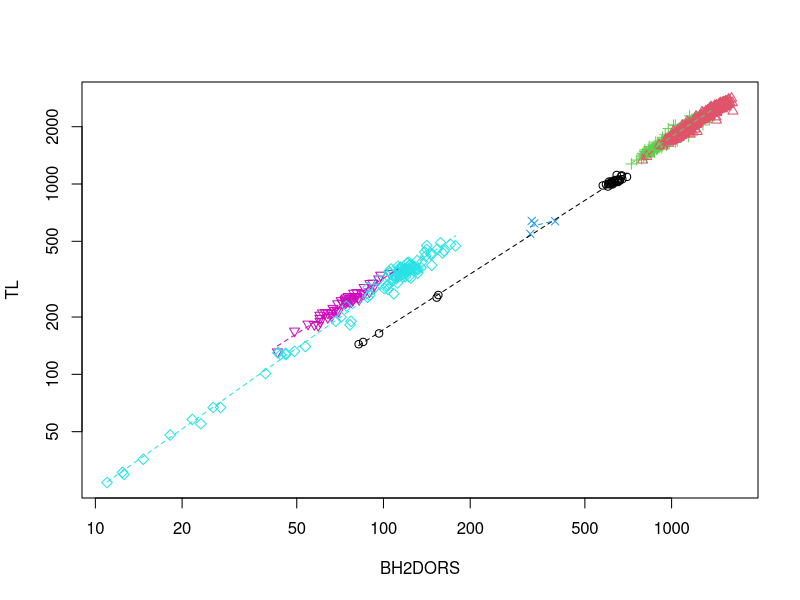

Write the R code that produced this figure.
# quick plot of TL and BHDORS

ttu <- read.table("ttgraph.csv", header = TRUE, sep = ',')
gma <- read.table("gma_scirepwhalesresinstno32_1980.csv", header = TRUE, sep = ',')
cma <- read.table("ross_et_al_1975_caperea.csv", header = TRUE, sep = ',')
bph <- read.table("testbp.csv", header = TRUE, sep = ',')
bmu <- read.table("testbm.csv", header = TRUE, sep = ',')
bba <- read.table("bba_SC01089-132.csv", header = TRUE, sep = ',')

#ttu in cm
#gma in cm
#cma TL in cm everything else in percentages

TL 		<- vector()
BH2DORS <- vector()
sp 		<- vector()
sex 	<- vector()

#ttu
TL 		<- c(TL, ttu$TL)
BH2DORS <- c(BH2DORS, ttu$BH2DORS)
sp 		<- c(sp, rep("ttu", nrow(ttu)))
sex 	<- c(sex, rep(NA, nrow(ttu)))

#gma
TL 		<- c(TL, gma$TL)
gma$NOTCH2DORS <- sqrt(gma$NOTCH2APEXDORS^2 - gma$HDORS^2)
gma$BH2DORS <- gma$TL - gma$ROSTBH - gma$NOTCH2DORS
BH2DORS <- c(BH2DORS, gma$BH2DORS)
sp 		<- c(sp, rep("gma", nrow(gma)))
sex 	<- c(sex, rep(gma$sex, nrow(gma)))

#cma
cma[, 4:ncol(cma)] <- cma[, 4:ncol(cma)]*cma$TL / 100
TL 		<- c(TL, cma$TL)
cma$BH2DORS <- cma$TL - cma$ROST2BH - cma$NOTCH2DORS 
BH2DORS <- c(BH2DORS, cma$BH2DORS)
sp 		<- c(sp, rep("cma", nrow(cma)))
sex 	<- c(sex, rep(cma$sex, nrow(cma)))

#bph
TL 		<- c(TL, bph$TL*100)
bph$BH2DORS <- bph$TL - bph$ROSTBH - bph$NOTCHTOFIN 
BH2DORS <- c(BH2DORS, bph$BH2DORS*100)
sp 		<- c(sp, rep("bph", nrow(bph)))
sex 	<- c(sex, rep(bph$sex, nrow(bph)))


#bmu
TL 		<- c(TL, bmu$TL*100)
bmu$BH2DORS <- bmu$TL - bmu$ROSTBH - bmu$NOTCHTOFIN 
BH2DORS <- c(BH2DORS, bmu$BH2DORS*100)
sp 		<- c(sp, rep("bmu", nrow(bmu)))
sex 	<- c(sex, rep(bmu$sex, nrow(bmu)))

#bba
TL <- c(TL, bba$TL)
bba$BH2DORS <- bba$TL - bba$ROSTBH - bba$NOTCH2DORS
BH2DORS <- c(BH2DORS, bba$BH2DORS)
sp 		<- c(sp, rep("bba", nrow(bba)))
sex 	<- c(sex, rep(bba$sex, nrow(bba)))

plot(BH2DORS, TL, pch = as.numeric(as.factor(sp)), col = as.numeric(as.factor(sp)), log = 'xy')

lTL <- split(TL, sp)
lBH2DORS <- split(BH2DORS, sp)
cols <- sort(unique(as.numeric(as.factor(sp))))

for(i in 1:length(lTL)) {
	y <- log10(lTL[[i]])
	x <- log10(lBH2DORS[[i]])
	x.min <- min(x, na.rm = TRUE)
	x.max <- max(x, na.rm = TRUE)
	
	mod <- lm(y ~ x)
	int <- coef(mod)[1]
	bet <- coef(mod)[2]
	
	seq.x <- seq(x.min, x.max, length = 100)
	seq.y <- bet * seq.x + int
	
	lines(10^seq.x, 10^seq.y, lty = 2, col = cols[i])
}